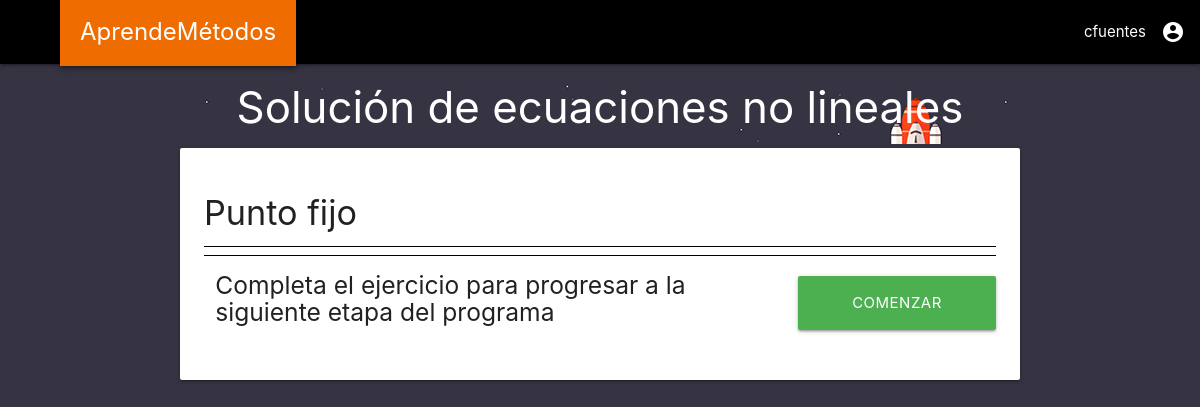
The page /preface_punto_fijo/ (signed in) on the database as committed earlier.
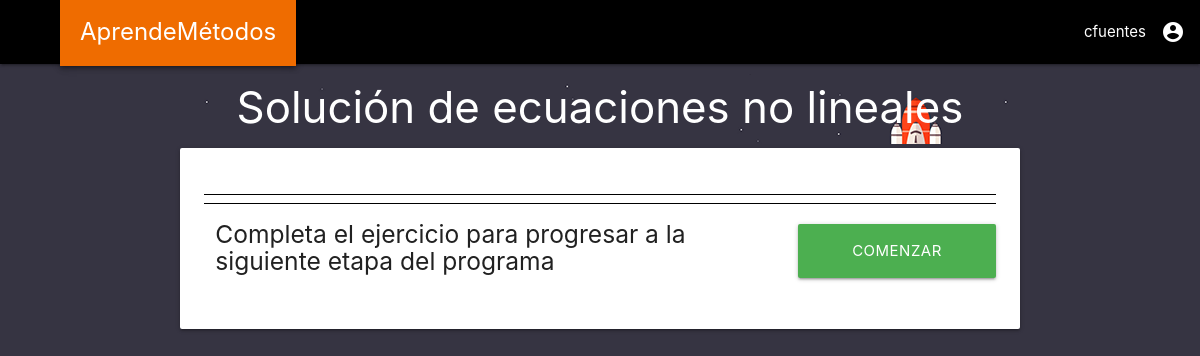
The same page on the database as committed later.
### gainspend/models.py (models this page shows)
class Method(models.Model):
    field_id = models.IntegerField(db_column='_id', primary_key=True, blank=True)
    name = models.TextField(blank=True, null=True)
    is_subject = models.BooleanField(blank=True, null=True)
    preface_name = models.TextField(blank=True, null=True)

### gainspend/views/solucion_ecuaciones_no_lineales.py (the view)
# urls.py: path('preface_punto_fijo/',views.preface_punto_fijo, name='preface_punto_fijo'),
@login_required
def preface_punto_fijo(request):
    method = Method.objects.filter(name="Punto fijo").first()
    context = {
        "method": method
    }
    return render(request, 'gainspend/pages/preface_punto_fijo.html', context)

### gainspend/templates/gainspend/pages/preface_punto_fijo.html (shortened to what this page needs)
{% extends "../base/base_main.html" %}
{% load humanize %}
{% load static %}
{% block content_center %}
<div class="container">
  <div class="preface_title" style="background-image: url({% static 'images/32.png' %})">
    <div class="card-title">
      <h3 style ="margin:0px;">Solución de ecuaciones no lineales</h3>
    </div>
  </div>
  <div class="card">
    <div class="card-content">
      <div class="card-title" style="border-bottom:1px solid black;">
        <h4>{{ method.name }}</h4>
      </div>
      <div class="start_excercise_box">
        <div class="row">
          <div class="col s12 m9">
            <h5>Completa el ejercicio para progresar a la siguiente etapa del programa</h5>
          </div>
          <a href="/preface_{{ method.preface_name }}/excercise">
            <div class="col s12 m3 btn btn-large green" style="margin-top:20px;">
              Comenzar
            </div>
          </a>
        </div>
      </div>
    </div>
  </div>
</div>
{% endblock content_center %}

### gainspend/templates/gainspend/base/base_main.html (shortened to what this page needs)
<!DOCTYPE html>
<html lang="en" dir="ltr">
  {% block head %}
  <head>
    {% block stylesheets %}
      {% include "gainspend/base/base_head_stylesheets.html" %}
    {% endblock stylesheets %}
  </head>
  {% endblock head %}
  {% block body %}
  <body class="dark-purple">
    {% block header %}
      {% include "gainspend/base/base_header.html" %}
    {% endblock header %}
    {% block content %}
      {% block content_center %}
      {% endblock content_center %}
    {% endblock content %}
  </body>
  {% endblock body %}
</html>

### gainspend/templates/gainspend/base/base_head_stylesheets.html
{% load static %}
<link rel="stylesheet" href="{% static 'vendor/materialize/css/materialize.min.css' %}">
<link rel="stylesheet" href="{% static 'vendor/datatables/datatables.min.css' %}">
<link rel="stylesheet" href="{% static 'vendor/material-icons/icon.css' %}">
<link rel="stylesheet" href="{% static 'gainspend/base/base.css' %}">

### gainspend/templates/gainspend/base/base_head_scripts.html (shortened to what this page needs)
{% load static %}

### gainspend/templates/gainspend/base/base_header.html (shortened to what this page needs)
<nav>
  <div class="nav-wrapper black">
    <a href="#" data-target="slide-out" class="sidenav-trigger" style="display: block;"><i class="material-icons black-text">menu</i></a>
    <a href="{% url 'main_dashboard' %}" class="base_header_logo z-depth-2 orange darken-3">AprendeMétodos</a>
    <ul id="nav-mobile" class="right">
      <li>
        <a class="dropdown-trigger" href="#!" data-target="settings_list">
          {{ request.user.username }}<i class="material-icons hide-on-small-only right">account_circle</i>
        </a>
      </li>
    </ul>
  </div>
</nav>

### gainspend/static/gainspend/base/base.css (style rules this page uses)
.dark-purple { background-color: #363442 !important; }
.base_header_logo { padding: 20px; font-size: x-large; }
.preface_title { margin-top: 10px; min-height: 70px; color: white; margin-bottom: -4px; position: relative; text-align: center; padding-top: 10px; }
.start_excercise_box { border-top: 1px solid black; }

Rows that differ between the two databases and show on the page:
no longer on this page (row edited): Method: name "Punto fijo"
